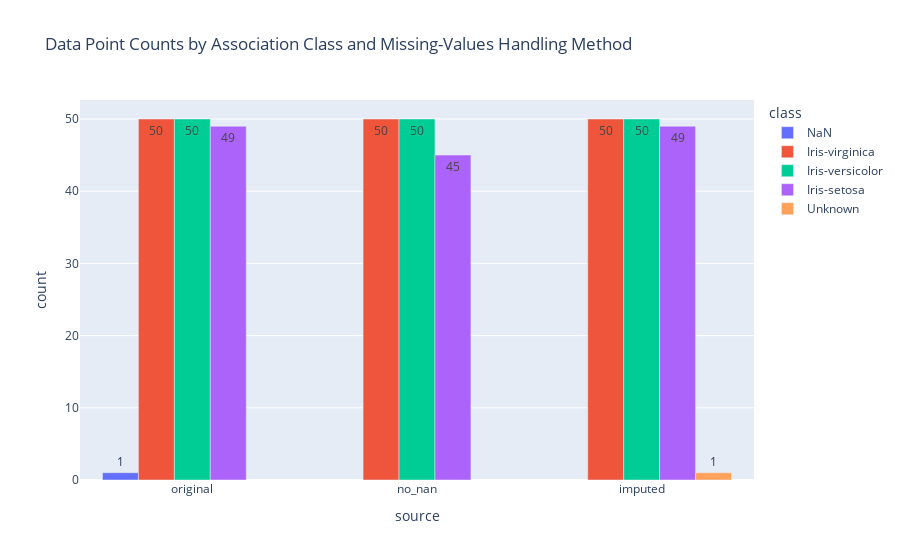

The notebook cell this image was saved under:
### Markdown cell above
**Visualization 2**

Showing the distribution of class within different resulting dataframes. `NaN` value of the first the original data set is replaced with `'NaN'` (string datatype) for the sake of visualization and showing my points.

### Code cell
df_combined_counts = df_combined.fillna('NaN').groupby(['source','class'], dropna=False).size().reset_index(name='count').sort_index(ascending=False)
fig = px.bar(df_combined_counts,x ='source', y='count', color='class', 
             barmode='group', text='count',
             title='Data Point Counts by Association Class and Missing-Values Handling Method')
fig.show()

### Figure 1 — Plotly figure (JSON) as saved in the notebook; plotly's stock layout.template omitted (floating-point values rounded to 4 significant figures)
{"data": [{"alignmentgroup": "True", "hovertemplate": "class=NaN<br>source=%{x}<br>count=%{text}<extra></extra>", "legendgroup": "NaN", "marker": {"color": "#636efa", "pattern": {"shape": ""}}, "name": "NaN", "offsetgroup": "NaN", "orientation": "v", "showlegend": true, "text": [1.0], "textposition": "auto", "type": "bar", "x": ["original"], "xaxis": "x", "y": [1], "yaxis": "y"}, {"alignmentgroup": "True", "hovertemplate": "class=Iris-virginica<br>source=%{x}<br>count=%{text}<extra></extra>", "legendgroup": "Iris-virginica", "marker": {"color": "#EF553B", "pattern": {"shape": ""}}, "name": "Iris-virginica", "offsetgroup": "Iris-virginica", "orientation": "v", "showlegend": true, "text": [50.0, 50.0, 50.0], "textposition": "auto", "type": "bar", "x": ["original", "no_nan", "imputed"], "xaxis": "x", "y": [50, 50, 50], "yaxis": "y"}, {"alignmentgroup": "True", "hovertemplate": "class=Iris-versicolor<br>source=%{x}<br>count=%{text}<extra></extra>", "legendgroup": "Iris-versicolor", "marker": {"color": "#00cc96", "pattern": {"shape": ""}}, "name": "Iris-versicolor", "offsetgroup": "Iris-versicolor", "orientation": "v", "showlegend": true, "text": [50.0, 50.0, 50.0], "textposition": "auto", "type": "bar", "x": ["original", "no_nan", "imputed"], "xaxis": "x", "y": [50, 50, 50], "yaxis": "y"}, {"alignmentgroup": "True", "hovertemplate": "class=Iris-setosa<br>source=%{x}<br>count=%{text}<extra></extra>", "legendgroup": "Iris-setosa", "marker": {"color": "#ab63fa", "pattern": {"shape": ""}}, "name": "Iris-setosa", "offsetgroup": "Iris-setosa", "orientation": "v", "showlegend": true, "text": [49.0, 45.0, 49.0], "textposition": "auto", "type": "bar", "x": ["original", "no_nan", "imputed"], "xaxis": "x", "y": [49, 45, 49], "yaxis": "y"}, {"alignmentgroup": "True", "hovertemplate": "class=Unknown<br>source=%{x}<br>count=%{text}<extra></extra>", "legendgroup": "Unknown", "marker": {"color": "#FFA15A", "pattern": {"shape": ""}}, "name": "Unknown", "offsetgroup": "Unknown", "orientation": "v", "showlegend": true, "text": [1.0], "textposition": "auto", "type": "bar", "x": ["imputed"], "xaxis": "x", "y": [1], "yaxis": "y"}], "layout": {"barmode": "group", "legend": {"title": {"text": "class"}, "tracegroupgap": 0}, "title": {"text": "Data Point Counts by Association Class and Missing-Values Handling Method"}, "xaxis": {"anchor": "y", "domain": [0, 1], "title": {"text": "source"}}, "yaxis": {"anchor": "x", "domain": [0, 1], "title": {"text": "count"}}}}
